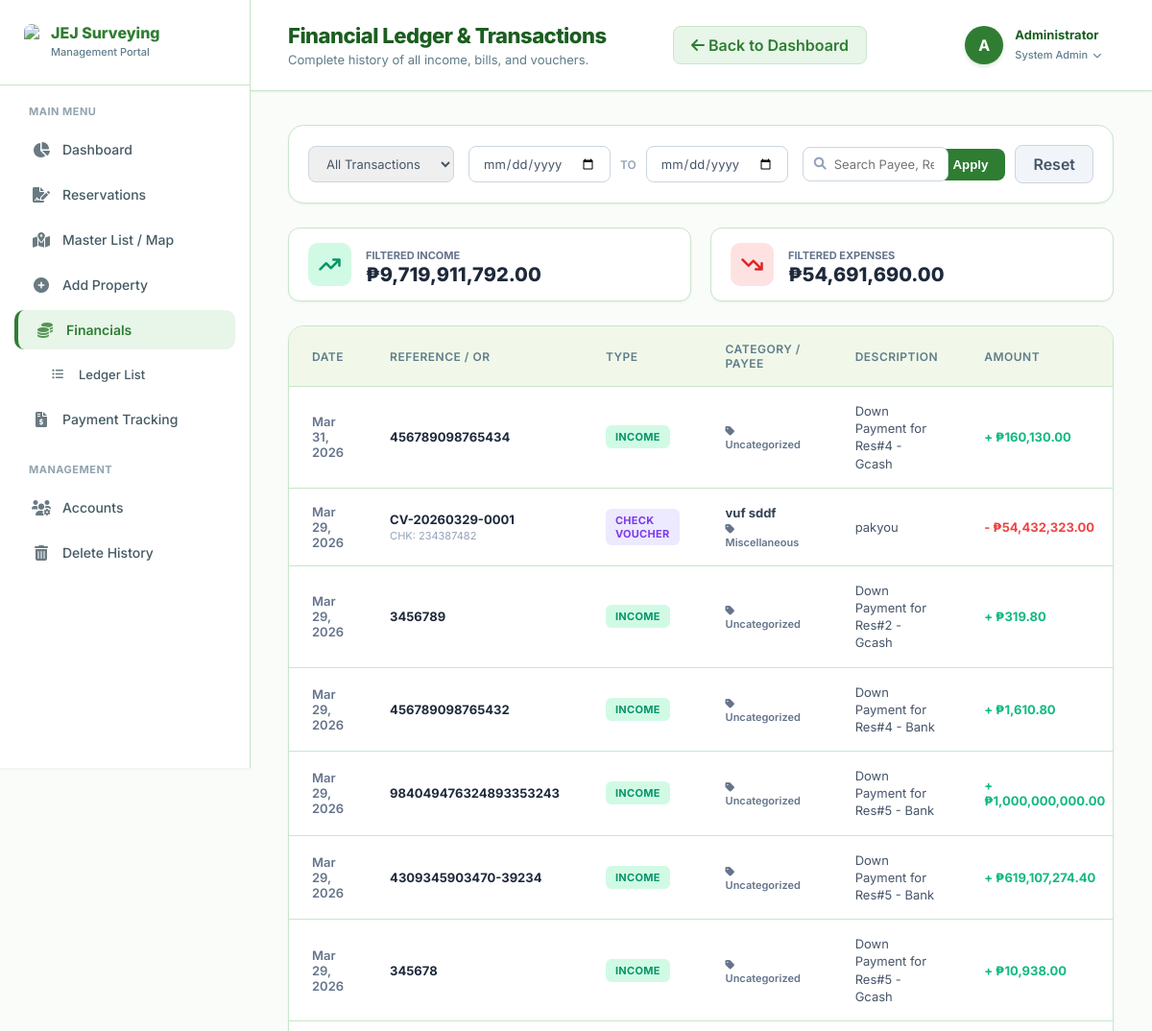
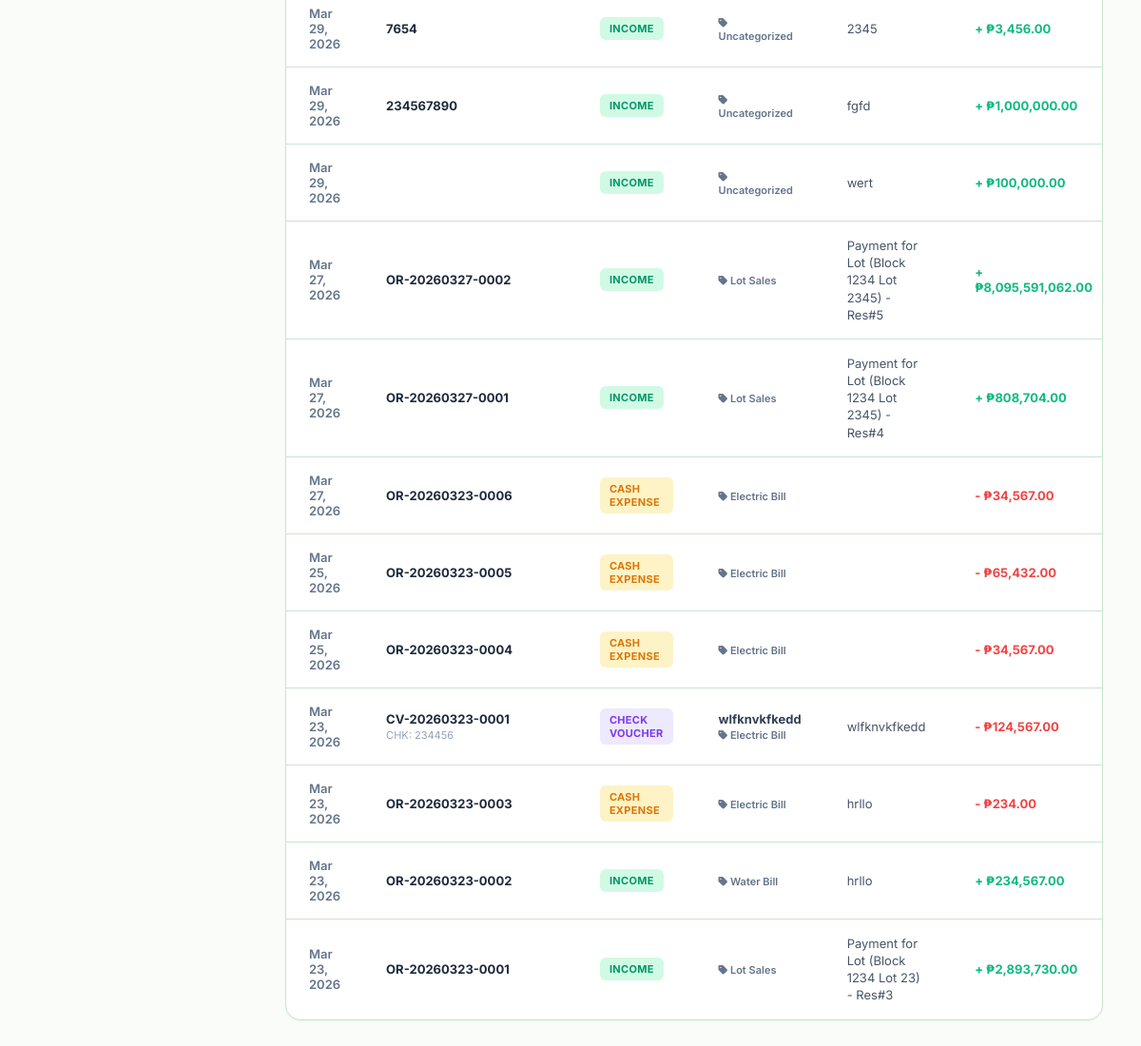
/transaction_history.php (signed in), run on the app's committed database (2 pictures, top to bottom).
### tables this page shows
CREATE TABLE `transactions` (
  `id` int(11) NOT NULL,
  `reservation_id` int(11) DEFAULT NULL,
  `or_number` varchar(50) NOT NULL,
  `transaction_date` date NOT NULL,
  `type` enum('INCOME','EXPENSE') NOT NULL,
  `category_id` int(11) NOT NULL,
  `project_id` int(11) NOT NULL,
  `amount` decimal(12,2) NOT NULL,
  `description` text DEFAULT NULL,
  `user_id` int(11) NOT NULL,
  `payee` varchar(150) DEFAULT NULL,
  `bank_name` varchar(100) DEFAULT NULL,
  `check_number` varchar(50) DEFAULT NULL,
  `is_check` tinyint(1) DEFAULT 0,
  `created_at` timestamp NOT NULL DEFAULT current_timestamp()
);

CREATE TABLE `accounting_categories` (
  `id` int(11) NOT NULL,
  `name` varchar(100) NOT NULL,
  `group_name` varchar(50) NOT NULL,
  `type` enum('INCOME','EXPENSE') NOT NULL DEFAULT 'EXPENSE'
);

### transaction_history.php (the view, shortened to what this page needs)
<?php
include 'config.php';
$where_clauses = ["1=1"];
$filter_type = $_GET['type'] ?? 'ALL';
$start_date = $_GET['start_date'] ?? '';
$end_date = $_GET['end_date'] ?? '';
$search = $_GET['search'] ?? '';
$where_sql = implode(" AND ", $where_clauses);
$query = "SELECT t.*, c.name as category_name
          FROM transactions t
          LEFT JOIN accounting_categories c ON t.category_id = c.id
          WHERE $where_sql
          ORDER BY t.transaction_date DESC, t.id DESC";
$stmt = $conn->prepare($query);
$stmt->execute();
$result = $stmt->get_result();
$total_income_view = 0;
$total_expense_view = 0;
$transactions = [];
while($row = $result->fetch_assoc()){
    $transactions[] = $row;
    if($row['type'] == 'INCOME') {
        $total_income_view += $row['amount'];
    } else {
        $total_expense_view += $row['amount'];
    }
}
?>
<!DOCTYPE html>
<html lang="en">
<head>
    <link rel="stylesheet" href="https://cdnjs.cloudflare.com/ajax/libs/font-awesome/6.0.0/css/all.min.css">
</head>
<body>
    <div class="sidebar">
        <div class="brand-box">
            <img src="assets/logo.png" style="height: 38px; width: auto; border-radius: 8px;">
            <div style="line-height: 1.1;">
                <span style="font-size: 16px; font-weight: 800; color: var(--primary); display: block;">JEJ Surveying</span>
                <span style="font-size: 11px; color: var(--text-muted); font-weight: 500;">Management Portal</span>
            </div>
        </div>
        <div class="sidebar-menu">
            <small style="padding: 0 15px; color: #90a4ae; font-weight: 700; font-size: 11px; display: block; margin-bottom: 12px; letter-spacing: 0.5px;">MAIN MENU</small>
            <a href="admin.php?view=dashboard" class="menu-link"><i class="fa-solid fa-chart-pie"></i> Dashboard</a>
            <a href="reservation.php" class="menu-link"><i class="fa-solid fa-file-signature"></i> Reservations</a>
            <a href="master_list.php" class="menu-link"><i class="fa-solid fa-map-location-dot"></i> Master List / Map</a>
            <a href="admin.php?view=inventory" class="menu-link"><i class="fa-solid fa-plus-circle"></i> Add Property</a>
            <a href="financial.php" class="menu-link active"><i class="fa-solid fa-coins"></i> Financials</a>
            <a href="transaction_history.php" class="menu-link" style="padding-left: 35px; font-size: 13px;"><i class="fa-solid fa-list-ul" style="font-size: 12px;"></i> Ledger List</a>
            <a href="payment_tracking.php" class="menu-link"><i class="fa-solid fa-file-invoice-dollar"></i> Payment Tracking</a>
            <small style="padding: 0 15px; color: #90a4ae; font-weight: 700; font-size: 11px; display: block; margin-top: 25px; margin-bottom: 12px; letter-spacing: 0.5px;">MANAGEMENT</small>
            <a href="accounts.php" class="menu-link"><i class="fa-solid fa-users-gear"></i> Accounts</a>
            <a href="delete_history.php" class="menu-link"><i class="fa-solid fa-trash-can"></i> Delete History</a>
        </div>
    </div>
    <div class="main-panel">
        <div class="top-header">
            <div class="header-title">
                <h1>Financial Ledger & Transactions</h1>
                <p>Complete history of all income, bills, and vouchers.</p>
            </div>
            <div style="display: flex; gap: 10px; margin-right: 20px;">
                <a href="financial.php" class="btn-reset" style="background: var(--primary-light); color: var(--primary); border-color: var(--gray-border);"><i class="fa-solid fa-arrow-left"></i> Back to Dashboard</a>
            </div>
            <div class="profile-dropdown">
                <div class="profile-trigger">
                    <div class="profile-avatar">A</div>
                    <div class="profile-info">
                        <strong>Administrator</strong>
                        <small>System Admin <i class="fa-solid fa-chevron-down" style="font-size: 9px; margin-left: 3px;"></i></small>
                    </div>
                </div>
            </div>
        </div>
        <div class="content-area">
            <div class="toolbar">
                <form method="GET" style="display: flex; gap: 15px; flex-wrap: wrap; width: 100%; align-items: center;">
                    <div class="filter-group">
                        <select name="type" class="form-control">
                            <option value="ALL" <?= $filter_type == 'ALL' ? 'selected' : '' ?>>All Transactions</option>
                        </select>
                    </div>
                    <div class="filter-group">
                        <input type="date" name="start_date" class="form-control" value="<?= htmlspecialchars($start_date) ?>" placeholder="Start Date">
                        <span style="color: #94a3b8; font-size: 12px; font-weight: 600;">TO</span>
                        <input type="date" name="end_date" class="form-control" value="<?= htmlspecialchars($end_date) ?>" placeholder="End Date">
                    </div>
                    <div class="filter-group" style="flex: 1;">
                        <div style="position: relative; width: 100%;">
                            <i class="fa-solid fa-search" style="position: absolute; left: 12px; top: 11px; color: #94a3b8; font-size: 13px;"></i>
                            <input type="text" name="search" class="form-control" placeholder="Search Payee, Reference, or Description..." value="<?= htmlspecialchars($search) ?>" style="padding-left: 32px; width: 100%;">
                        </div>
                    </div>
                    <div class="filter-group">
                        <button type="submit" class="btn-filter"><i class="fa-solid fa-filter"></i> Apply</button>
                        <a href="transaction_history.php" class="btn-reset">Reset</a>
                    </div>
                </form>
            </div>
            <div class="summary-wrapper">
                <div class="summary-card">
                    <div class="summary-icon si-inc"><i class="fa-solid fa-arrow-trend-up"></i></div>
                    <div>
                        <span style="font-size: 11px; color: #64748b; font-weight: 700; text-transform: uppercase;">Filtered Income</span>
                        <div style="font-size: 20px; font-weight: 800; color: #1e293b;">₱<?= number_format($total_income_view, 2) ?></div>
                    </div>
                </div>
                <div class="summary-card">
                    <div class="summary-icon si-exp"><i class="fa-solid fa-arrow-trend-down"></i></div>
                    <div>
                        <span style="font-size: 11px; color: #64748b; font-weight: 700; text-transform: uppercase;">Filtered Expenses</span>
                        <div style="font-size: 20px; font-weight: 800; color: #1e293b;">₱<?= number_format($total_expense_view, 2) ?></div>
                    </div>
                </div>
            </div>
            <div class="table-container">
                <table>
                    <thead>
                        <tr>
                            <th>Date</th>
                            <th>Reference / OR</th>
                            <th>Type</th>
                            <th>Category / Payee</th>
                            <th style="width: 30%;">Description</th>
                            <th>Amount</th>
                        </tr>
                    </thead>
                    <tbody>
                        <?php if(!empty($transactions)): ?>
                            <?php foreach($transactions as $t): ?>
                            <tr>
                                <td style="font-weight: 600; color: #64748b;"><?= date('M d, Y', strtotime($t['transaction_date'])) ?></td>
                                <td>
                                    <strong style="color: #1e293b;"><?= htmlspecialchars($t['or_number'] ?? 'N/A') ?></strong>
                                    <?php if($t['is_check'] == 1): ?>
                                        <div style="font-size: 11px; color: #94a3b8; margin-top: 2px;">CHK: <?= htmlspecialchars($t['check_number']) ?></div>
                                    <?php endif; ?>
                                </td>
                                <td>
                                    <?php
                                        if($t['type'] == 'INCOME') {
                                            echo '<span class="badge b-inc">INCOME</span>';
                                        } else {
                                            if($t['is_check'] == 1) {
                                                echo '<span class="badge b-chk">CHECK VOUCHER</span>';
                                            } else {
                                                echo '<span class="badge b-exp">CASH EXPENSE</span>';
                                            }
                                        }
                                    ?>
                                </td>
                                <td>
                                    <?php if(!empty($t['payee'])): ?>
                                        <div style="font-weight: 700; color: #334155;"><?= htmlspecialchars($t['payee']) ?></div>
                                    <?php endif; ?>
                                    <div style="font-size: 11px; color: #64748b; font-weight: 600; margin-top: 2px;">
                                        <i class="fa-solid fa-tag"></i> <?= htmlspecialchars($t['category_name'] ?? 'Uncategorized') ?>
                                    </div>
                                </td>
                                <td style="color: #475569; line-height: 1.4;">
                                    <?= htmlspecialchars($t['description']) ?>
                                </td>
                                <td class="<?= $t['type'] == 'INCOME' ? 'amount-pos' : 'amount-neg' ?>">
                                    <?= $t['type'] == 'INCOME' ? '+' : '-' ?> ₱<?= number_format($t['amount'], 2) ?>
                                </td>
                            </tr>
                            <?php endforeach; ?>
                        <?php endif; ?>
                    </tbody>
                </table>
            </div>
        </div>
    </div>
</body>
</html>

### data on the page
transactions: transaction_date "Mar 31, 2026", or_number "456789098765434", type "INCOME", category_name "Uncategorized", description "Down Payment for Res#4 - Gcash", amount "160,130.00"
transactions: transaction_date "Mar 29, 2026", or_number "CV-20260329-0001", check_number "234387482", type "CHECK VOUCHER", payee "vuf sddf", accounting_categories.name "Miscellaneous", description "pakyou", amount "54,432,323.00"
transactions: transaction_date "Mar 29, 2026", or_number "3456789", type "INCOME", category_name "Uncategorized", description "Down Payment for Res#2 - Gcash", amount "319.80"
transactions: transaction_date "Mar 29, 2026", or_number "456789098765432", type "INCOME", category_name "Uncategorized", description "Down Payment for Res#4 - Bank", amount "1,610.80"
transactions: transaction_date "Mar 29, 2026", or_number "984049476324893353243", type "INCOME", category_name "Uncategorized", description "Down Payment for Res#5 - Bank", amount "1,000,000,000.00"
transactions: transaction_date "Mar 29, 2026", or_number "4309345903470-39234", type "INCOME", category_name "Uncategorized", description "Down Payment for Res#5 - Bank", amount "619,107,274.40"
transactions: transaction_date "Mar 29, 2026", or_number "345678", type "INCOME", category_name "Uncategorized", description "Down Payment for Res#5 - Gcash", amount "10,938.00"
transactions: transaction_date "Mar 29, 2026", or_number "7654", type "INCOME", category_name "Uncategorized", description "2345", amount "3,456.00"
transactions: transaction_date "Mar 29, 2026", or_number "234567890", type "INCOME", category_name "Uncategorized", description "fgfd", amount "1,000,000.00"
transactions: transaction_date "Mar 29, 2026", type "INCOME", category_name "Uncategorized", description "wert", amount "100,000.00"
transactions: transaction_date "Mar 27, 2026", or_number "OR-20260327-0002", type "INCOME", accounting_categories.name "Lot Sales", description "Payment for Lot (Block 1234 Lot 2345) - Res#5", amount "8,095,591,062.00"
transactions: transaction_date "Mar 27, 2026", or_number "OR-20260327-0001", type "INCOME", accounting_categories.name "Lot Sales", description "Payment for Lot (Block 1234 Lot 2345) - Res#4", amount "808,704.00"
transactions: transaction_date "Mar 27, 2026", or_number "OR-20260323-0006", type "CASH EXPENSE", accounting_categories.name "Electric Bill", amount "34,567.00"
transactions: transaction_date "Mar 25, 2026", or_number "OR-20260323-0005", type "CASH EXPENSE", accounting_categories.name "Electric Bill", amount "65,432.00"
transactions: transaction_date "Mar 25, 2026", or_number "OR-20260323-0004", type "CASH EXPENSE", accounting_categories.name "Electric Bill", amount "34,567.00"
transactions: transaction_date "Mar 23, 2026", or_number "CV-20260323-0001", check_number "234456", type "CHECK VOUCHER", payee "wlfknvkfkedd", accounting_categories.name "Electric Bill", description "wlfknvkfkedd", amount "124,567.00"
transactions: transaction_date "Mar 23, 2026", or_number "OR-20260323-0003", type "CASH EXPENSE", accounting_categories.name "Electric Bill", description "hrllo", amount "234.00"
transactions: transaction_date "Mar 23, 2026", or_number "OR-20260323-0002", type "INCOME", accounting_categories.name "Water Bill", description "hrllo", amount "234,567.00"
transactions: transaction_date "Mar 23, 2026", or_number "OR-20260323-0001", type "INCOME", accounting_categories.name "Lot Sales", description "Payment for Lot (Block 1234 Lot 23) - Res#3", amount "2,893,730.00"

### other printed values
$total_income_view "9,719,911,792.00"
$total_expense_view "54,691,690.00"
